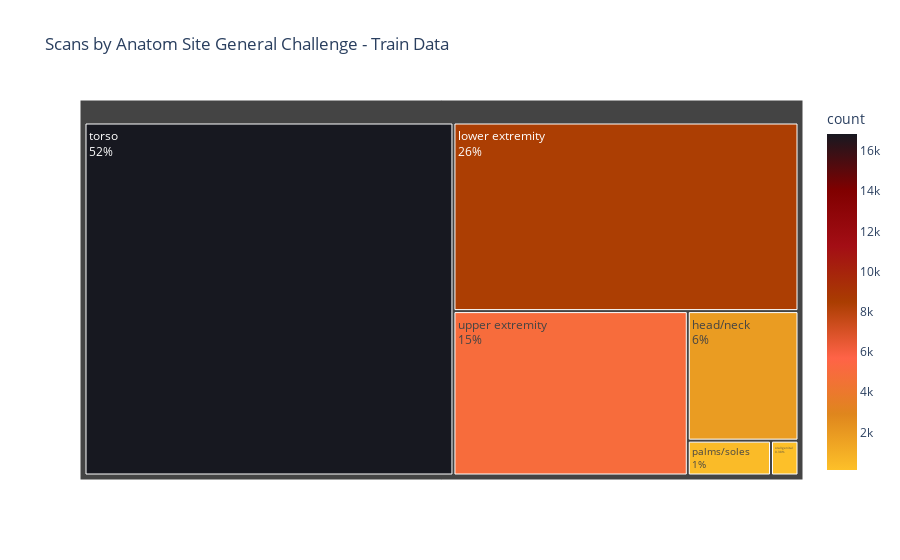

Notebook source saved alongside this figure:
### Code cell
# Train data:

cntstr = train.location.value_counts().rename_axis('location').reset_index(
    name='count')

fig = px.treemap(cntstr,
                 path=['location'],
                 values='count',
                 color='count',
                 color_continuous_scale=orange_black,
                 title='Scans by Anatom Site General Challenge - Train Data')

fig.update_traces(textinfo='label+percent entry')
fig.show()

### Figure 1 — Plotly figure (JSON) as saved in the notebook; plotly's stock layout.template omitted (floating-point values rounded to 4 significant figures)
{"data": [{"branchvalues": "total", "customdata": [[1855], [8417], [124], [375], [16845], [4983]], "domain": {"x": [0, 1], "y": [0, 1]}, "hovertemplate": "labels=%{label}<br>count_sum=%{value}<br>parent=%{parent}<br>id=%{id}<br>count=%{color}<extra></extra>", "ids": ["head/neck", "lower extremity", "oral/genital", "palms/soles", "torso", "upper extremity"], "labels": ["head/neck", "lower extremity", "oral/genital", "palms/soles", "torso", "upper extremity"], "marker": {"coloraxis": "coloraxis", "colors": [1855, 8417, 124, 375, 16845, 4983]}, "name": "", "parents": ["", "", "", "", "", ""], "textinfo": "label+percent entry", "type": "treemap", "values": [1855, 8417, 124, 375, 16845, 4983]}], "layout": {"coloraxis": {"colorbar": {"title": {"text": "count"}}, "colorscale": [[0, "#fdc029"], [0.1667, "#df861d"], [0.3333, "#FF6347"], [0.5, "#aa3d01"], [0.6667, "#a30e15"], [0.8333, "#800000"], [1, "#171820"]]}, "legend": {"tracegroupgap": 0}, "title": {"text": "Scans by Anatom Site General Challenge - Train Data"}}}
